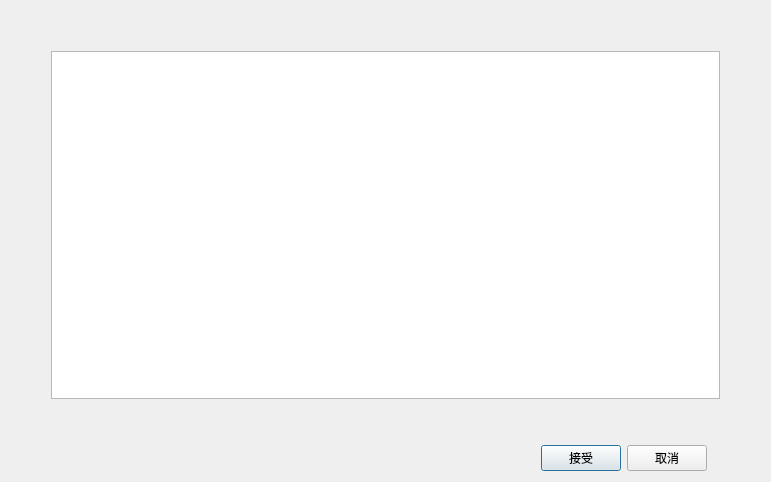
<?xml version="1.0" encoding="UTF-8"?>
<ui version="4.0">
 <class>sci_ui_total_library_widget</class>
 <widget class="QDialog" name="sci_ui_total_library_widget">
  <property name="geometry">
   <rect>
    <x>0</x>
    <y>0</y>
    <width>771</width>
    <height>482</height>
   </rect>
  </property>
  <property name="windowTitle">
   <string>Dialog</string>
  </property>
  <layout class="QVBoxLayout" name="verticalLayout_2">
   <item>
    <layout class="QHBoxLayout" name="horizontalLayout_2" stretch="0,5,0">
     <item>
      <spacer name="horizontalSpacer">
       <property name="orientation">
        <enum>Qt::Horizontal</enum>
       </property>
       <property name="sizeHint" stdset="0">
        <size>
         <width>40</width>
         <height>20</height>
        </size>
       </property>
      </spacer>
     </item>
     <item>
      <layout class="QVBoxLayout" name="verticalLayout" stretch="0,5,0">
       <item>
        <spacer name="verticalSpacer">
         <property name="orientation">
          <enum>Qt::Vertical</enum>
         </property>
         <property name="sizeHint" stdset="0">
          <size>
           <width>20</width>
           <height>40</height>
          </size>
         </property>
        </spacer>
       </item>
       <item>
        <widget class="QListView" name="listView"/>
       </item>
       <item>
        <spacer name="verticalSpacer_2">
         <property name="orientation">
          <enum>Qt::Vertical</enum>
         </property>
         <property name="sizeHint" stdset="0">
          <size>
           <width>20</width>
           <height>40</height>
          </size>
         </property>
        </spacer>
       </item>
      </layout>
     </item>
     <item>
      <spacer name="horizontalSpacer_2">
       <property name="orientation">
        <enum>Qt::Horizontal</enum>
       </property>
       <property name="sizeHint" stdset="0">
        <size>
         <width>40</width>
         <height>20</height>
        </size>
       </property>
      </spacer>
     </item>
    </layout>
   </item>
   <item>
    <layout class="QHBoxLayout" name="horizontalLayout" stretch="10,0,0,1">
     <item>
      <spacer name="horizontalSpacer_4">
       <property name="orientation">
        <enum>Qt::Horizontal</enum>
       </property>
       <property name="sizeHint" stdset="0">
        <size>
         <width>40</width>
         <height>20</height>
        </size>
       </property>
      </spacer>
     </item>
     <item>
      <widget class="QPushButton" name="pushButton_accept">
       <property name="text">
        <string>接受</string>
       </property>
      </widget>
     </item>
     <item>
      <widget class="QPushButton" name="pushButton_cancel">
       <property name="text">
        <string>取消</string>
       </property>
      </widget>
     </item>
     <item>
      <spacer name="horizontalSpacer_3">
       <property name="orientation">
        <enum>Qt::Horizontal</enum>
       </property>
       <property name="sizeHint" stdset="0">
        <size>
         <width>40</width>
         <height>20</height>
        </size>
       </property>
      </spacer>
     </item>
    </layout>
   </item>
  </layout>
 </widget>
 <resources/>
 <connections/>
</ui>
